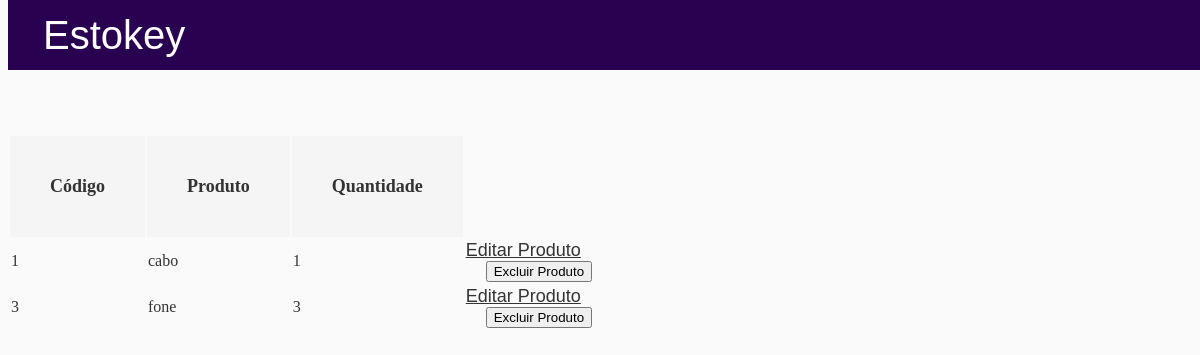
The app's page /pesquisa, older data.
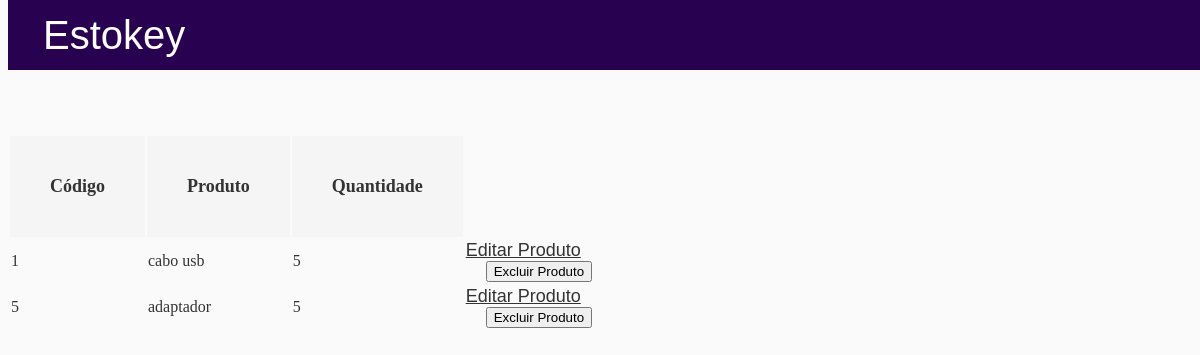
The same page, newer data.
### models.py (models this page shows, shortened)
class CadastroProduto(db.Model):
    __tablename__ = 'cadastro_produto'
    id = db.Column(db.Integer, primary_key=True)
    codigoprod = db.Column(db.Integer, nullable=False, unique=True)
    produto = db.Column(db.String(100), nullable=False)
    categoria = db.Column(db.String(50))
    quantidade = db.Column(db.Integer)

### routes.py (the view)
@bp.route("/pesquisa", methods=['GET', 'POST'])
def pesquisa():
    form = PesquisaForm()
    produtos = CadastroProduto.query.all()
    if not produtos:
        flash(400, message='Nenhum produto cadastrado ainda!')
        return redirect(url_for('main.pesquisa'))
    return render_template('pesquisa.html', form=form, produtos=produtos)

### templates/pesquisa.html (shortened to what this page needs)
<!DOCTYPE html>
<html lang="pt-BR">
<head>
    <link rel="stylesheet" type="text/css" href="{{ url_for('static', filename='style.css') }}">
</head>
<body>
    <header class="site-header">
        <nav class="navbar navbar-expand-md navbar-dark bg-steel fixed-top">
          <div class="container"> <p class="Main">Estokey</p> </div>
    </header>
        <h1>Pesquisa de Produtos</h1>
        <br>
        <br><br>
    <table class="resultado-pesquisa">
        <thead>
            <tr>
                <th>Código</th> <th>Produto</th> <th>Quantidade</th>
            </tr>
        </thead>
        <tbody>
            {% if produtos %}
                {% for p in produtos %}
                    <tr>
                        <td>{{ p.codigoprod }}</td>
                        <td>{{ p.produto }}</td>
                        <td>{{ p.quantidade }}</td>
                        <td>
                            <div class="editar_produto">
                            <a href="{{ url_for('main.editar_produto', id=p.id)}}">Editar Produto</a>
                                <form method="POST" action="{{ url_for('main.excluir_produto', id=p.id) }}" onsubmit="return confirm('Deseja excluir este produto?');">
                                    <button type="submit" class="btn btn-danger">Excluir Produto</button>
                                </form>
                            </div>
                        </td>
                    </tr>
                {% endfor %}
            {% endif %}
        </tbody>
    </table>
</body>
</html>

### static/style.css (style rules this page uses)
body { background: #fafafa; color: #333333; }
h1, h2, h3 { padding-left: 20px; color: #444444; }
form { padding-left: 20px; }
a { font-size: large; font-family: Arial, Helvetica, sans-serif; color: #333333; }
p { font-size: large; font-family: Arial, Helvetica, sans-serif; }
header { background-color: #280251; color: white; height: 70px; width: 100%; top: 0; position: fixed; display: flex; align-items: center; justify-content: left; padding: 0 20px; box-sizing: border-box; font-weight: 500; }
.Main { color: white; font-family: sans-serif; font-size: 40px; padding-left: 15px; }
th { font-size: large; background-color: whitesmoke; padding: 40px; }
.resultado-pesquisa { padding: 10; }

Row changes from the older to the newer data that the page shows:
changed CadastroProduto: produto "cabo" → "cabo usb"; quantidade "1" → "5"
changed CadastroProduto: codigoprod "3" → "5"; produto "fone" → "adaptador"; quantidade "3" → "5"
